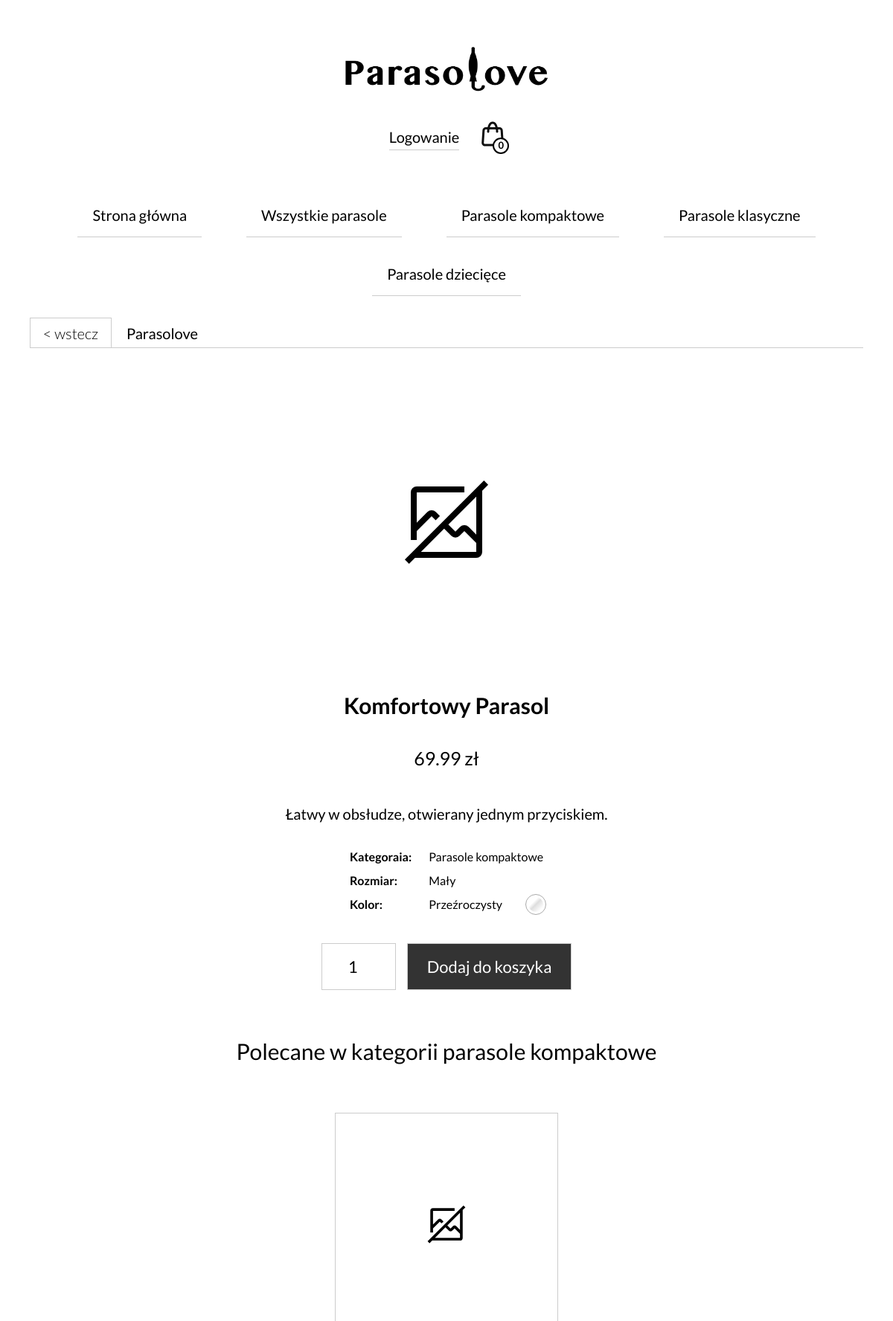
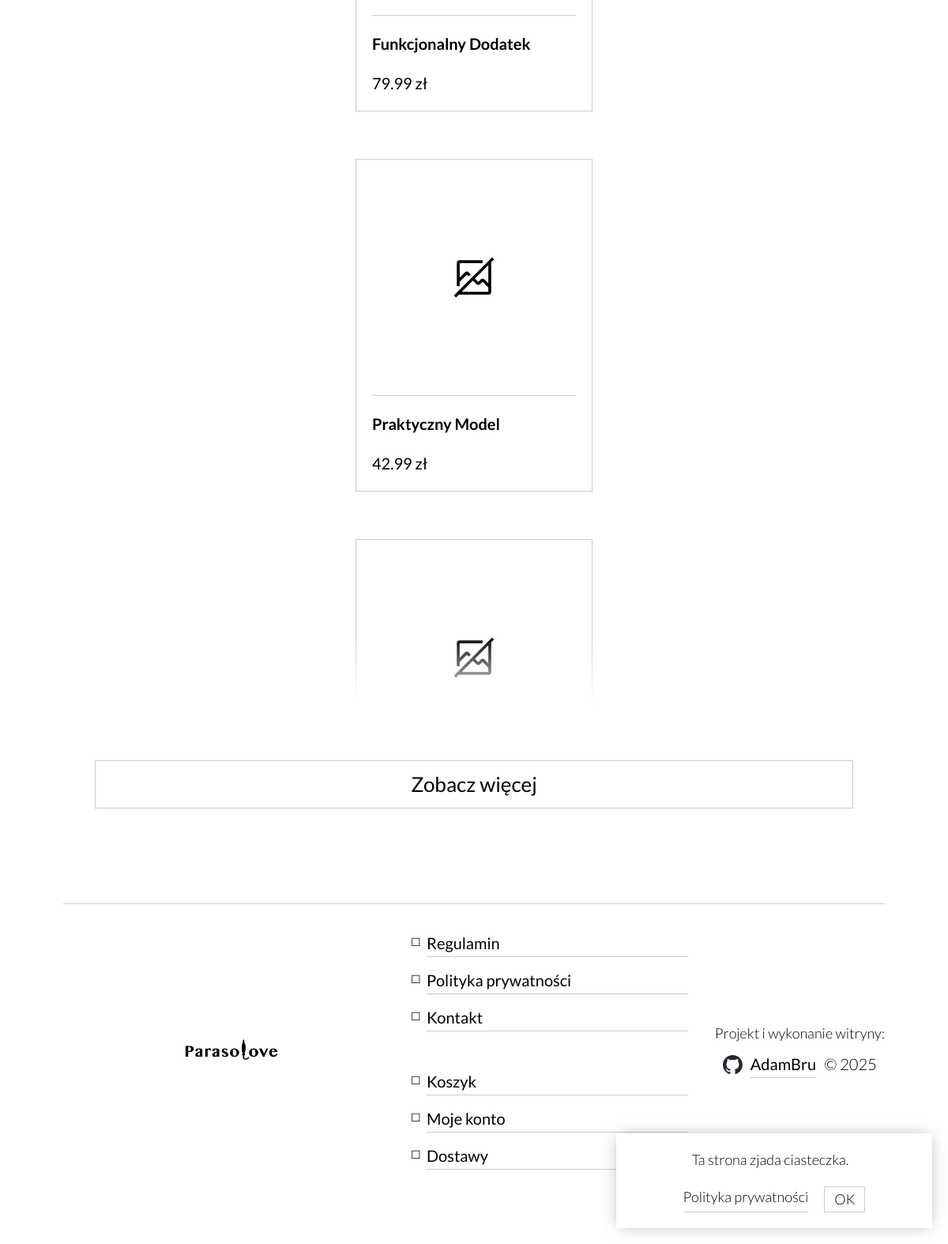
The app's page /pages/product.php?id=656 with its own data (2 pictures, top to bottom).
### tables this page shows
CREATE TABLE `category` (
  `category_id` int(11) NOT NULL,
  `name` varchar(45) NOT NULL
);

CREATE TABLE `product` (
  `product_id` int(11) NOT NULL,
  `category_id` int(11) NOT NULL,
  `color_id` int(5) NOT NULL,
  `size_id` int(1) NOT NULL,
  `name` varchar(45) NOT NULL,
  `description` text NOT NULL,
  `price` decimal(10,2) NOT NULL,
  `quantity` int(11) NOT NULL,
  `is_archived` tinyint(1) NOT NULL DEFAULT 0
);

CREATE TABLE `size` (
  `size_id` int(1) NOT NULL,
  `name` varchar(20) NOT NULL
);

CREATE TABLE `color` (
  `color_id` int(11) NOT NULL,
  `name` varchar(20) NOT NULL,
  `hex_code` varchar(255) NOT NULL COMMENT 'color hex code with #'
);

### pages/product.php (the view, shortened to what this page needs)
<?php
	require_once('components/htmlBegin.php');
	require_once('components/header.php');
	require_once('components/breadcrumb.php');
?>
<div class="page-container product-page">
	<div class="flex-container">
		<?php
			$getProducts = getProducts($conn, 'default', false, true);
			$product = $getProducts['products'][0];
		?>
		<div class="product-img"> <?= getProductImage($product['pro_product_id'], 0, $product['pro_color_id']) ?> </div>
		<div class="flex-container flex-1 flex-column gap-l mobile-description" style="margin-left: 1rem;">
			<h2> <?= $product['pro_name'] ?> </h2>
			<p class="price"> <?= $product['pro_price'] ?> zł</p>
			<p class=""> <?= $product['pro_description'] ?> </p>
			<table>
				<tr>
					<th>Kategoraia:</th>
					<td>Parasole <?= $product['cat_name'] ?></td>
				</tr>
				<tr>
					<th>Rozmiar:</th>
					<td> <?= $product['siz_name'] ?></td>
				</tr>
				<tr>
					<th>Kolor:</th>
					<td class="flex-container align-center flex-row nowrap gap-m" style="justify-content: space-between;">
						<?= $product['col_name'] ?>
						<label class="color-checkbox-label" style="background: <?= $product['col_hex_code'] ?> ;"></label>
					</td>
				</tr>
			</table>
			<div class="flex-container  flex-row nowrap gap-s">
				<input type="number" name="add-to-card-mount" id="add-to-card-mount" class="add-to-cart-input" min="1" value="1">
				<button class="btn add-to-cart-button" style="white-space: nowrap" onclick="addToCartWithInput(<?= $product['pro_product_id'] ?>)">Dodaj do koszyka</button>
			</div>
		</div>
		<div class="flex-container">
			<p class="recommended" style="font-size: 1.5rem;">Polecane w kategorii parasole <?= $product['cat_name'] ?></p>
			<div class="flex-container flex-row nowrap align-center" style="position: relative;">
				<?php
					$sql = 'SELECT product_id, name, price, color_id FROM product WHERE category_id = ' . $product['pro_category_id'] . ' ORDER BY RAND() LIMIT 3;';
					$result = mysqli_query($conn, $sql);
					while ($row = mysqli_fetch_assoc($result)) {
						echo '<a href="/produkt?id=' . $row['product_id'] . '" class="product-card">
								'. getProductImage($row['product_id'], 0, $row['color_id']) .'
								<hr>
								<h4>' . $row['name'] . '</h4>
								<p>' . $row['price'] . ' zł</p>
							</a>';
					}
				?>
				<div class="see-more justify-center align-center"> <a href="/katalog?category=<?= $product['cat_name'] ?>" class="link">Zobacz więcej</a> </div>
			</div>
		</div>
	</div>
</div>
<?php
	require_once('components/footer.php');
	require_once('components/htmlEnd.php');
?>

### components/header.php (shortened to what this page needs)
<header>
	<div class="block">
		<a href="/">
			<img src="assets/site-images/parasolove-logo.png" alt="Logo" class="logo">
		</a>
	</div>
	<div class="block header-right">
		<?php if (isset($_SESSION['user_id']) && $_SESSION['user_role'] == "client") { ?>
			<a href="/konto" class="link">Moje konto</a>
			<a href="/wyloguj" class="link">Wyloguj</a>
		<?php } else if (isset($_SESSION['user_id']) && $_SESSION['user_role'] == "admin") { ?>
			<a href="/panel-sprzedawcy" class="link">Panel sprzedawcy</a>
			<a href="/wyloguj" class="link">Wyloguj</a>
		<?php } else { ?>
			<div class="login-wrapper" style="position: relative;">
				<span class="link" onclick="popup()" style="cursor: pointer; user-select: none;">Logowanie</span>
			</div>
		<?php } ?>
		<a href="/koszyk" class="shopping-bag-icon" id="cart-count"><img src="assets/site-images/shopping-bag.svg" alt="Koszyk" class="icon"></a>
	</div>
</header>
<nav>
	<ul>
		<li><a href="/">Strona główna</a></li>
		<li><a href="/katalog">Wszystkie parasole</a></li>
		<?php
			$sql = "SELECT name FROM `category` LIMIT 3";
			$result = mysqli_query($conn, $sql);
			while($row = mysqli_fetch_array($result)) {
				echo "<li> <a href='/katalog?category=" . $row['name'] . "'> Parasole " . $row['name'] . "</a> </li>";
			}
		?>
	</ul>
</nav>
<div class="infoPopup flex align-center justify-center flex-column wrap gap-m" id="cookieBox">
	<p>Ta strona zjada ciasteczka.</p>
	<div class="flex flex row no-wrap gap-m">
		<a href="/dokumenty/polityka-prywatności" class="link">Polityka prywatności</a>
		<input type="submit" id="accept-cookie" class="btn flex-0" value="OK" onclick="acceptCookie()" style="padding: .1rem .6rem;">
	</div>
</div>

### handlers/functions.php (shortened to what this page needs)
<?php
	function getProductImage($id, $index = 0, $colorId = null) {
		$imageName = $id . '-' . $index . '.webp';
		$filePath = 'assets/product/' . $imageName;
		$src = file_exists($filePath) ? $filePath : 'assets/site-images/no-image.svg';
		if ($src == 'assets/site-images/no-image.svg') {
			return getImageByColor($colorId);
		} else {
			return '<img src="' . $src . '" loading="lazy" style="object-fit: contain;">';
		}
	}
	function getImageByColor($colorId) {
		$filePath = 'assets/product/color/' . $colorId . '.webp';
		$src = file_exists($filePath) ? $filePath : 'assets/site-images/no-image.svg';
		if ($src == 'assets/site-images/no-image.svg') {
			return '<img src="' . $src . '" style="padding: 5em;" loading="lazy">';
		} else {
			return '<img src="' . $src . '" loading="lazy" style="object-fit: contain;">';
		}
	}
	function getProducts($conn, $sort = 'default', $pagination = false, $limitOne = false) {
		$sortOptions = [
			'default' => 'pro_product_id DESC',
			'price-asc' => 'pro_price ASC',
			'price-desc' => 'pro_price DESC',
			'name-asc' => 'pro_name ASC',
			'name-desc' => 'pro_name DESC',
			'category-asc' => 'cat_name ASC',
			'category-desc' => 'cat_name DESC',
			'id-asc' => 'pro_product_id ASC',
			'id-desc' => 'pro_product_id DESC',
			'color-asc' => 'col_name ASC',
			'color-desc' => 'col_name DESC',
			'size-asc' => 'siz_name ASC',
			'size-desc' => 'siz_name DESC',
			'quantity-asc' => 'pro_quantity ASC',
			'quantity-desc' => 'pro_quantity DESC'
		];
		$sort = $sortOptions[$sort] ?? $sortOptions['default'];
			$paginationSql = '';
			$pageNumber = 1;
			$numberOfPages = 1;
			$whereSql = '';
			if ($limitOne) {
				$whereSql = 'WHERE pro.is_archived = 0 AND pro.product_id = ' . $_GET['id'];
			}
		$sql = 'SELECT
					pro.product_id 		AS pro_product_id,
					pro.category_id 	AS pro_category_id,
					pro.color_id 		AS pro_color_id,
					pro.size_id 		AS pro_size_id,
					pro.name 			AS pro_name,
					pro.description 	AS pro_description,
					pro.price 			AS pro_price,
					pro.quantity 		AS pro_quantity,
					pro.is_archived 	AS pro_is_archived,
					category.name 		AS cat_name,
					color.name 			AS col_name,
					color.hex_code		AS col_hex_code,
					size.name 			AS siz_name
				FROM product pro
				JOIN category ON pro.category_Id = category.category_Id
				JOIN color ON pro.color_Id = color.color_Id
				JOIN size ON pro.size_Id = size.size_Id ' .
				$whereSql . '
				ORDER BY ' . $sort . $paginationSql;
		$result = mysqli_query($conn, $sql);
		return [
			'products' => mysqli_fetch_all($result, MYSQLI_ASSOC),
			'pagination' => [
				'currentPage' => $pageNumber,
				'totalPages' => $numberOfPages
			],
			'foundProducts' => mysqli_num_rows($result)
		];
	}
?>

### records on screen
category: name "kompaktowe"
category: name "klasyczne"
category: name "dziecięce"
product: name "Komfortowy Parasol", price "69.99", description "Łatwy w obsłudze, otwierany jednym przyciskiem.", category.name "kompaktowe", size.name "Mały", color.name "Przeźroczysty"
product: name "Funkcjonalny Dodatek", price "79.99"
product: name "Praktyczny Model", price "42.99"
